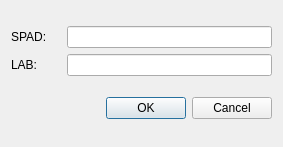
<?xml version="1.0" encoding="UTF-8"?>
<ui version="4.0">
 <class>Dialog</class>
 <widget class="QDialog" name="Dialog">
  <property name="geometry">
   <rect>
    <x>0</x>
    <y>0</y>
    <width>283</width>
    <height>147</height>
   </rect>
  </property>
  <property name="windowTitle">
   <string>Ingresar Valores</string>
  </property>
  <layout class="QVBoxLayout" name="verticalLayout">
   <item>
    <layout class="QVBoxLayout" name="verticalLayout_2">
     <item>
      <layout class="QHBoxLayout" name="horizontalLayout_2">
       <item>
        <widget class="QLabel" name="spad_lbl">
         <property name="minimumSize">
          <size>
           <width>50</width>
           <height>0</height>
          </size>
         </property>
         <property name="text">
          <string>SPAD:</string>
         </property>
        </widget>
       </item>
       <item>
        <widget class="QLineEdit" name="spad_txt"/>
       </item>
      </layout>
     </item>
     <item>
      <layout class="QHBoxLayout" name="horizontalLayout_4">
       <item>
        <widget class="QLabel" name="lab_lbl">
         <property name="minimumSize">
          <size>
           <width>50</width>
           <height>0</height>
          </size>
         </property>
         <property name="text">
          <string>LAB:</string>
         </property>
        </widget>
       </item>
       <item>
        <widget class="QLineEdit" name="lab_txt"/>
       </item>
      </layout>
     </item>
    </layout>
   </item>
   <item>
    <widget class="QDialogButtonBox" name="btnOptions">
     <property name="orientation">
      <enum>Qt::Horizontal</enum>
     </property>
     <property name="standardButtons">
      <set>QDialogButtonBox::Cancel|QDialogButtonBox::Ok</set>
     </property>
    </widget>
   </item>
  </layout>
 </widget>
 <resources/>
 <connections>
  <connection>
   <sender>btnOptions</sender>
   <signal>accepted()</signal>
   <receiver>Dialog</receiver>
   <slot>accept()</slot>
   <hints>
    <hint type="sourcelabel">
     <x>248</x>
     <y>254</y>
    </hint>
    <hint type="destinationlabel">
     <x>157</x>
     <y>274</y>
    </hint>
   </hints>
  </connection>
  <connection>
   <sender>btnOptions</sender>
   <signal>rejected()</signal>
   <receiver>Dialog</receiver>
   <slot>reject()</slot>
   <hints>
    <hint type="sourcelabel">
     <x>316</x>
     <y>260</y>
    </hint>
    <hint type="destinationlabel">
     <x>286</x>
     <y>274</y>
    </hint>
   </hints>
  </connection>
 </connections>
</ui>
